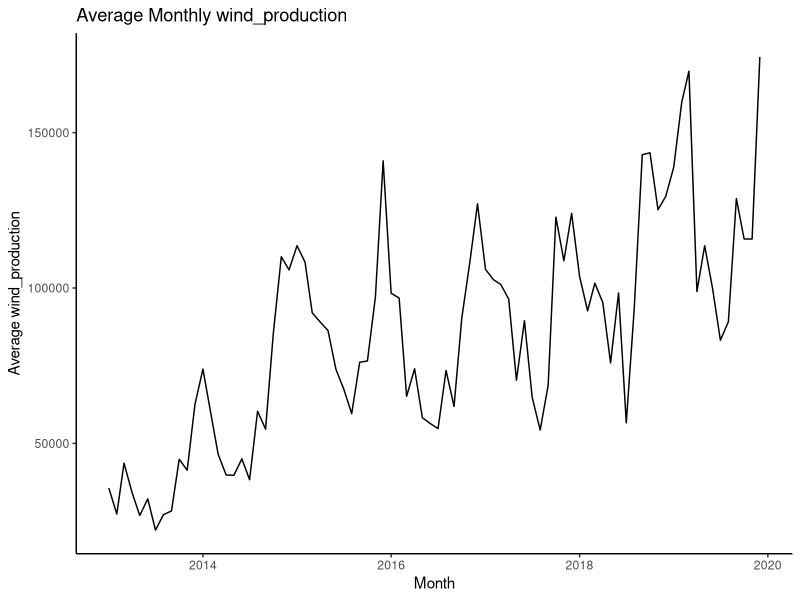

Recreate this plot in R.
## ---- chunk 1
# Loading required packages.
library(tidyverse)  # loads ggplot2, dplyr, readr
library(lubridate)  # for date/time manipulation

## ---- chunk 2
# Loading in the data
df <- read_csv("elmarket_13_19.csv")
## ---- chunk 3
# Creating a function that plots the average monthly data of a specified variable.
plot_avg_monthly <- function(data, variable) {
  
  # Check if the specified variable is valid
  if (variable %in% names(data)) {
    
    # Extract year and month, calculate the average per month
    avg_data <- data %>%
      mutate(year_month = floor_date(date, "month")) %>%
      group_by(year_month) %>%
      summarise(avg_var = mean(get(variable), na.rm = TRUE))
    
    # Plot
    p <- ggplot(avg_data, aes(x = year_month, y = avg_var)) +
      geom_line() +
      labs(y = paste("Average", variable),
           x = "Month",
           title = paste("Average Monthly", variable)) +
      theme_classic()
    return(p)
    
  # If the specified variable is invalid  
  } else {
    stop("Invalid variable name. Choose a variable present in the data frame.")
  }
}

# List of variables that we want to visualize monthly data
variable_list <- c("volume", "temperature", "price", "wind_production")

# Initialized list to store the plot objects
plot_list <- list()

# Looping through the variable list and applying the plot function for each variable
for (i in variable_list) {
  p <- plot_avg_monthly(data = df, variable = i)  # calling the monthly plot function
  plot_list[[i]] <- p                             # storing the plot in a list making it accessible later                 
}
